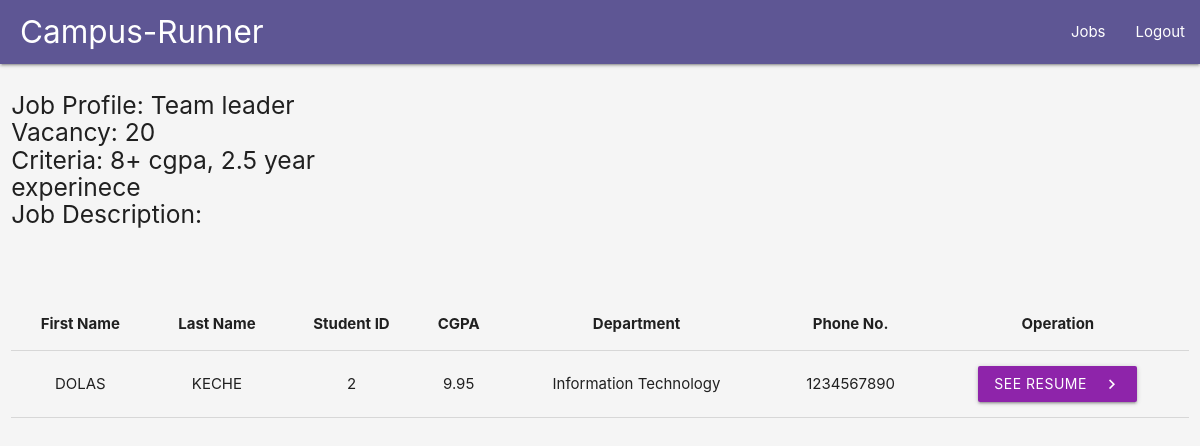
The page /company/jobs/2/ (signed in) on the database its author committed.
### accounts/models.py (models this page shows, shortened)
class JobProfile(models.Model):
	company = models.ForeignKey(Company, on_delete=models.CASCADE)
	job_title = models.CharField(max_length=20)
	vacancy = models.PositiveIntegerField()
	job_description = models.TextField(max_length=200)
	criteria = models.PositiveIntegerField(null=True, blank=True)
	college = models.ForeignKey(College, on_delete=models.CASCADE, blank=True, null=True)

class Student(models.Model):
	user = models.OneToOneField(User, on_delete= models.CASCADE)
	student_id = models.CharField(max_length=10, blank=True)
	department = models.CharField(max_length=20)
	year = models.CharField(max_length=2, choices=YEAR)
	gpa = models.FloatField()
	phone_number = models.CharField(max_length=10, blank=True, null=True)
	college = models.ForeignKey(College, on_delete=models.CASCADE, blank=True, null=True)
	jobs_applied = models.ManyToManyField('JobProfile', related_name='jobs')

### Company/views.py (the view)
# urls.py: path('jobs/<str:job_id>/', login_required(JobDetailView.as_view()), name='jobss'),
class JobDetailView(View):
    def get(self, request, *args, **kwargs):
        job_id = kwargs['job_id']
        context = dict()
        job = JobProfile.objects.get(id=job_id)
        context['job'] = job
        context['applied_student'] = job.jobs.all()
        return render(request, 'JobDetail.html', context)

### Company/templates/JobDetail.html (shortened to what this page needs)
{% extends 'company_base.html' %}
{% block content %}
<div class="row" style="margin-top: 1%;">
    <div class="col s4">
        <h5><span>Job Profile</span>: {{job.job_title}}<br>
        <span>Vacancy</span>: {{job.vacancy}}<br>
        <span>Criteria: </span> {{job.criteria}}<br>
        <span>Job Description</span>: {{job.job_description}}<br></h5>
    </div>
</div>
<div class="row" style="margin-top: 5%;">
    <div class="col s12">
        <table class="centered responsive-table highlight">
            <thead>
            <tr>
                <th>First Name</th>
                <th>Last Name</th>
                <th>Student ID</th>
                <th>CGPA</th>
                <th>Department</th>
                <th>Phone No.</th>
                <th>Operation</th>
            </tr>
            </thead>
            <tbody>
            {% for student in applied_student%}
            <tr class="">
                <td>{{student.user.first_name}}</td>
                <td>{{student.user.last_name}}</td>
                <td>{{student.student_id}}</td>
                <td>{{student.gpa}}</td>
                <td>{{student.department}}</td>
                <td>{{student.phone_number}}</td>
                <td>
                    <button class="btn waves-effect waves-light #8e24aa purple darken-1" type="button" name="action" \
                            " onclick="location.href='{% url 'company:see_resume' student.id %}';"> See resume
                    <i class="material-icons right">navigate_next</i>
                    </button>
                </td>
            </tr>
            {% endfor %}
            </tbody>
        </table>
    </div>
</div>
{% endblock %}

### rows shown on the page
JobProfile: job_title "Team leader", vacancy "20", criteria "8+ cgpa, 2.5 year experinece"
Student: user.first_name "DOLAS", user.last_name "KECHE", student_id "2", gpa "9.95", department "Information Technology", phone_number "1234567890"
